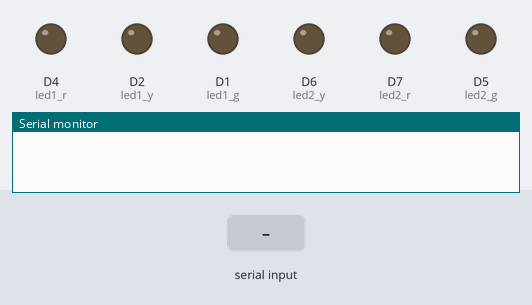
The sketch below on a simulated ESP8266 (NodeMCU). Parts: output pins drawn as LEDs (lit = HIGH), the last lines printed to the serial monitor. Inputs (shaded band) come from the test bench.

Above: at 1.2 s.
1.3 s: "RED1\n" received over Serial
At 1.6 s:
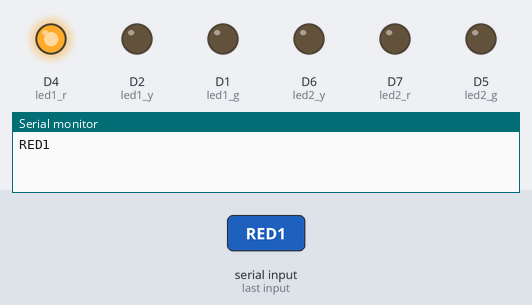
2.8 s: "GREEN1\n" received over Serial
At 3.9 s:
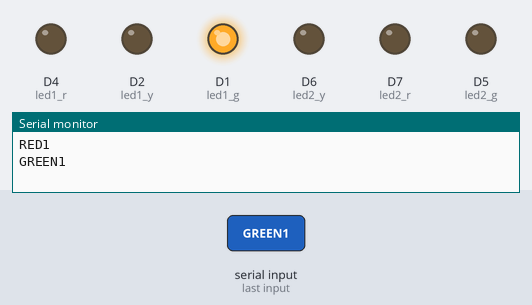
4.3 s: "YELLOW1\n" received over Serial
At 5.1 s:
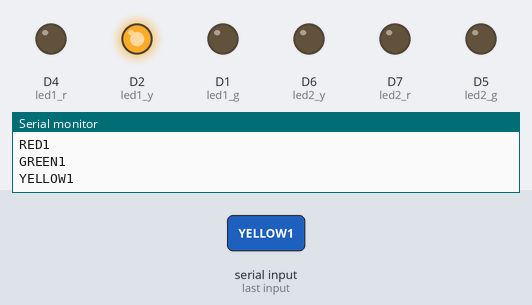
5.8 s: "RED2\n" received over Serial
At 6.2 s:
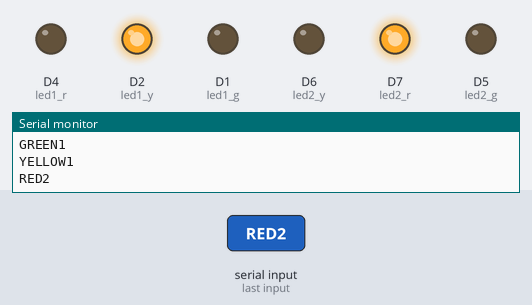
7.3 s: "GREEN2\n" received over Serial
At 8.5 s:
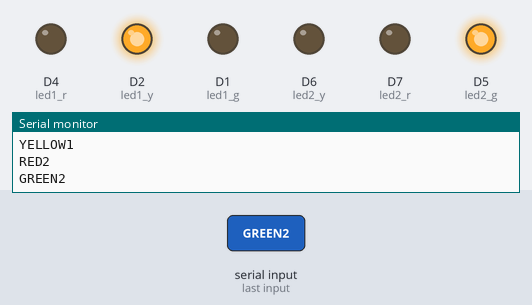
8.8 s: "YELLOW2\n" received over Serial
At 9.7 s:
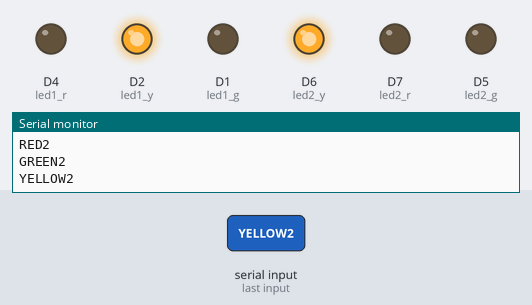
Timing chart, 0 to 11.3 s (numbered marks = the images above; inputs shaded):
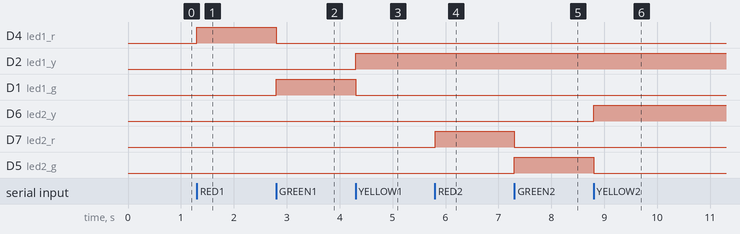

Measured:
- after the input at 1.3 s, D4 (led1_r): LOW → HIGH at once
- after the input at 2.8 s, D4 (led1_r): HIGH → LOW at once; D1 (led1_g): LOW → HIGH at once
- after the input at 4.3 s, D2 (led1_y): LOW → HIGH at once; D1 (led1_g): HIGH → LOW at once
- after the input at 5.8 s, D7 (led2_r): LOW → HIGH at once
- after the input at 7.3 s, D7 (led2_r): HIGH → LOW at once; D5 (led2_g): LOW → HIGH at once
- after the input at 8.8 s, D6 (led2_y): LOW → HIGH at once; D5 (led2_g): HIGH → LOW at once

The sketch:

NodeMcu.ino
```cpp
#include <Arduino.h>
#include <EEPROM.h>
#include <ESP8266WiFi.h>
#include <ESP8266WebServer.h>


#define led1_g D1
#define led1_y D2
#define led1_r D4

#define led2_g D5
#define led2_y D6
#define led2_r D7


String inputString = "";         // a String to hold incoming data
boolean stringComplete = false;  // whether the string is complete

void setup() {
  // initialize serial:
  Serial.begin(115200);
  // reserve 200 bytes for the inputString:
  inputString.reserve(200);

  pinMode(led1_g,OUTPUT);
  pinMode(led1_y,OUTPUT);
  pinMode(led1_r,OUTPUT);


  pinMode(led2_g,OUTPUT);
  pinMode(led2_y,OUTPUT);
  pinMode(led2_r,OUTPUT);

}


void loop() {

  while (Serial.available() > 0) {
    char inChar = (char)Serial.read();
    if(inChar == '\n') {
      stringComplete = true;
    }
    else{
      inputString += inChar;
    }
  }


  if(stringComplete){
    Serial.println(inputString);
    if(inputString.indexOf("RED1") != -1){
        digitalWrite(led1_g,LOW);
        digitalWrite(led1_y,LOW);
        digitalWrite(led1_r,HIGH);
    }
    if(inputString.indexOf("RED2") != -1){
        digitalWrite(led2_g,LOW);
        digitalWrite(led2_y,LOW);
        digitalWrite(led2_r,HIGH);
    }


    if(inputString.indexOf("GREEN1") != -1){
        digitalWrite(led1_g,HIGH);
        digitalWrite(led1_y,LOW);
        digitalWrite(led1_r,LOW);
    }
    if(inputString.indexOf("GREEN2") != -1){
        digitalWrite(led2_g,HIGH);
        digitalWrite(led2_y,LOW);
        digitalWrite(led2_r,LOW);
    }


    if(inputString.indexOf("YELLOW1") != -1){
        digitalWrite(led1_g,LOW);
        digitalWrite(led1_y,HIGH);
        digitalWrite(led1_r,LOW);
    }
    if(inputString.indexOf("YELLOW2") != -1){
        digitalWrite(led2_g,LOW);
        digitalWrite(led2_y,HIGH);
        digitalWrite(led2_r,LOW);
    }

    if(inputString.indexOf("OFFALL") != -1){
        digitalWrite(led1_g,LOW);
        digitalWrite(led1_y,LOW);
        digitalWrite(led1_r,LOW);
        digitalWrite(led2_g,LOW);
        digitalWrite(led2_y,LOW);
        digitalWrite(led2_r,LOW);
    }

    stringComplete = false;
    inputString = "";
  }

}
```
